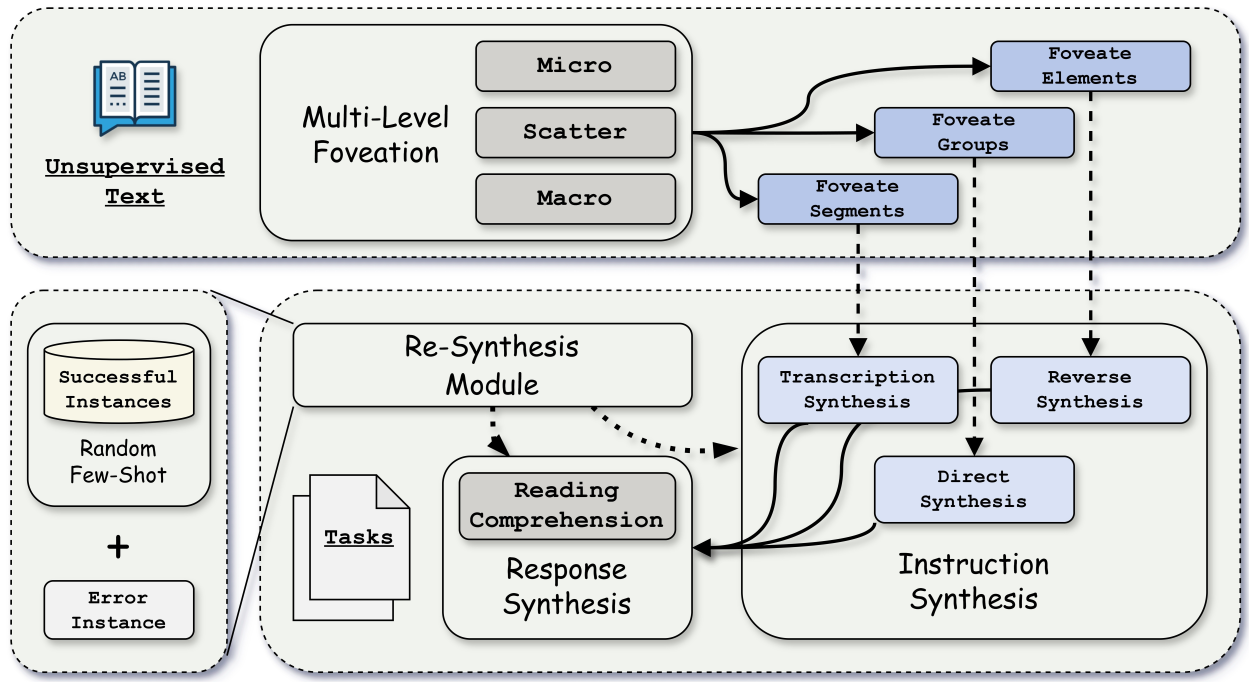
#> input picture assets/acl25_self-foveate.png, 7500 x 4101 px, given in place of assets, which was not available (shown at 1/6 size)
$ python prepare_images.py ../assets
#> lines starting #> are read from the running program, lines starting #| are printed output that depends on the picture
"""Create responsive WebP derivatives without changing original research figures.

Usage: python scripts/prepare_images.py "static/images/*.png"
Requires Pillow. Only static images supplied on the command line are processed.
"""
import argparse
import glob
from pathlib import Path

from PIL import Image, ImageOps


def main():
    parser = argparse.ArgumentParser(description=__doc__)
    parser.add_argument("images", nargs="+", help="Image paths or quoted glob patterns.")
    parser.add_argument("--widths", nargs="+", type=int, default=[640, 1280, 2400])
    parser.add_argument("--quality", type=int, default=92)
    args = parser.parse_args()
    if any(width < 1 for width in args.widths) or not 1 <= args.quality <= 100:
        parser.error("Widths must be positive and quality must be between 1 and 100.")
    paths = sorted({Path(match).resolve() for pattern in args.images for match in glob.glob(pattern)})
    if not paths:
        parser.error("No source images matched.")
    for path in paths:
        with Image.open(path) as source:
#> source is the input picture: PIL image 7500x4101 RGB; mean R, G, B 218.1, 220.4, 219.2
            image = ImageOps.exif_transpose(source)
            image = image.convert("RGBA" if "A" in image.getbands() else "RGB")
            output_dir = path.parent / "responsive"
            output_dir.mkdir(exist_ok=True)
            for width in sorted({min(width, image.width) for width in args.widths}):
                height = round(image.height * width / image.width)
                resized = image.resize((width, height), Image.Resampling.LANCZOS)
                output = output_dir / f"{path.stem}-{width}.webp"
                resized.save(output, "WEBP", quality=args.quality, method=6)
                print(f"{output.relative_to(path.parent)}: {width}x{height}, {output.stat().st_size:,} bytes")
#> this loop made 3 passes
#> pass 1, in main, `resized = image.resize((width, height), Image.Resampling.LANCZOS)`:
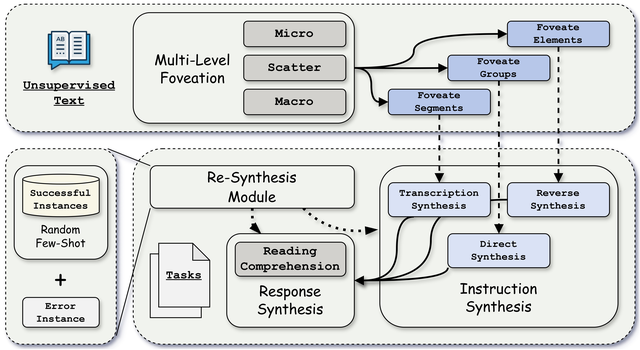
#> resized: PIL image 640x350 RGB; mean R, G, B 218.1, 220.4, 219.2
#> pass 2, in main, `resized = image.resize((width, height), Image.Resampling.LANCZOS)`:
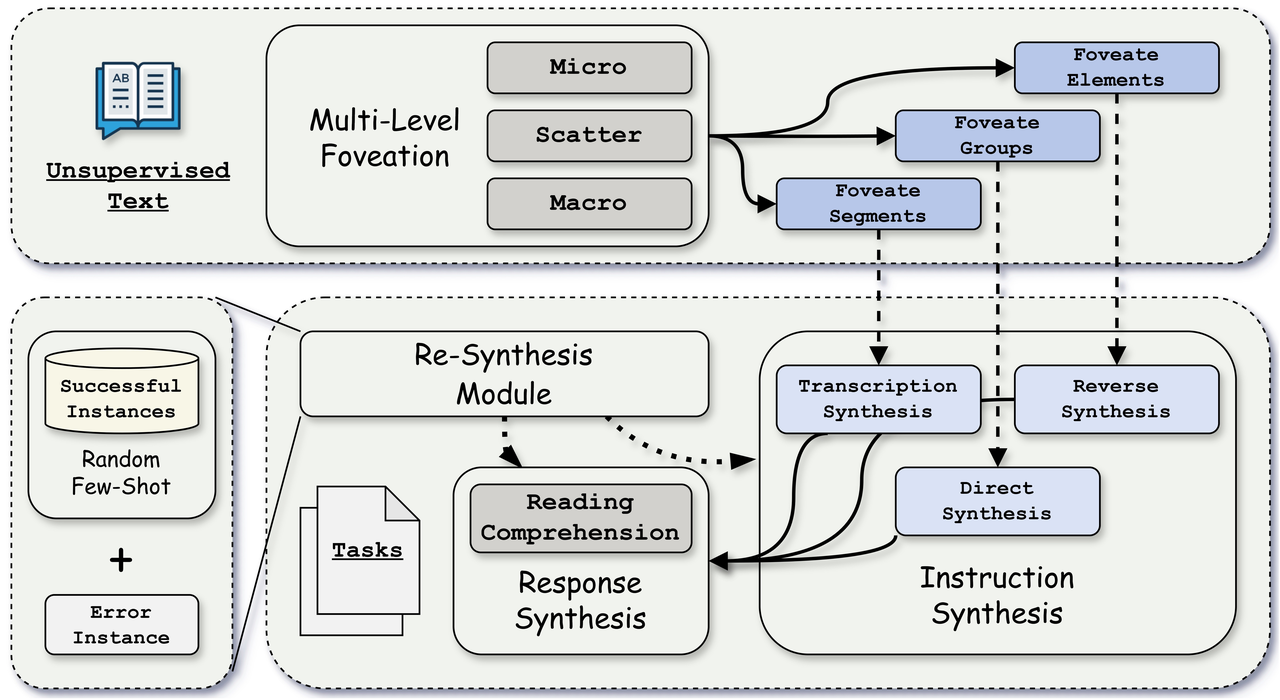
#> resized: PIL image 1280x700 RGB; mean R, G, B 218.6, 220.9, 219.7
#> pass 3, in main, `resized = image.resize((width, height), Image.Resampling.LANCZOS)`:
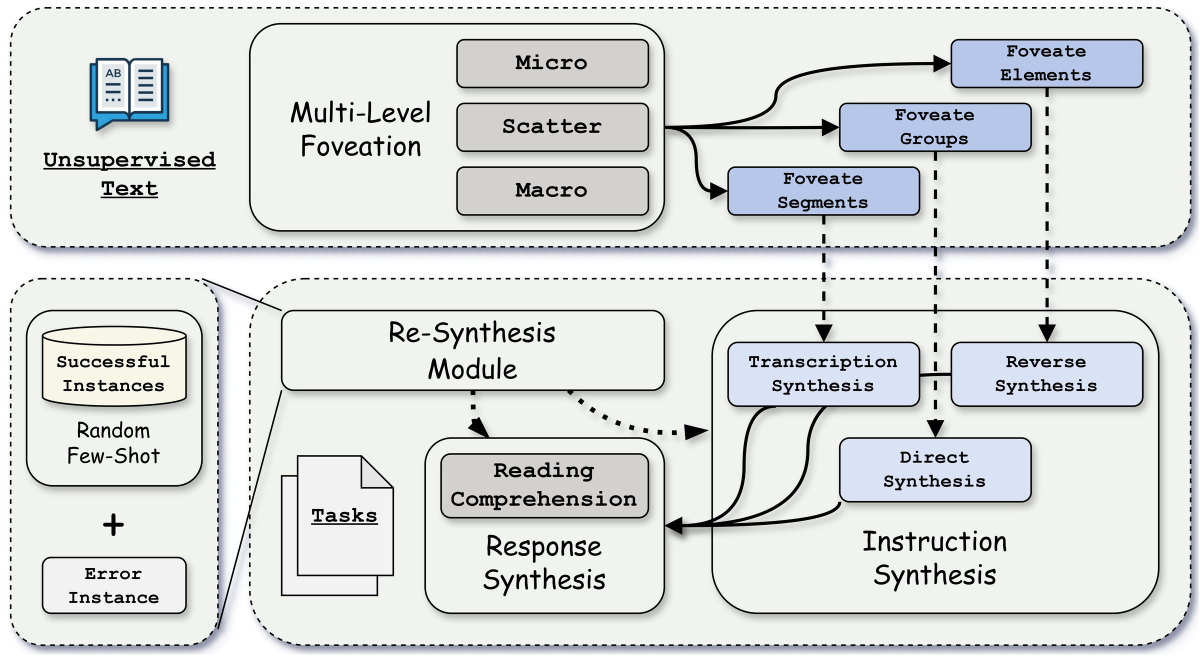
#> resized: PIL image 2400x1312 RGB (shown at 1/2 size); mean R, G, B 218.3, 220.6, 219.4


if __name__ == "__main__":
    main()
